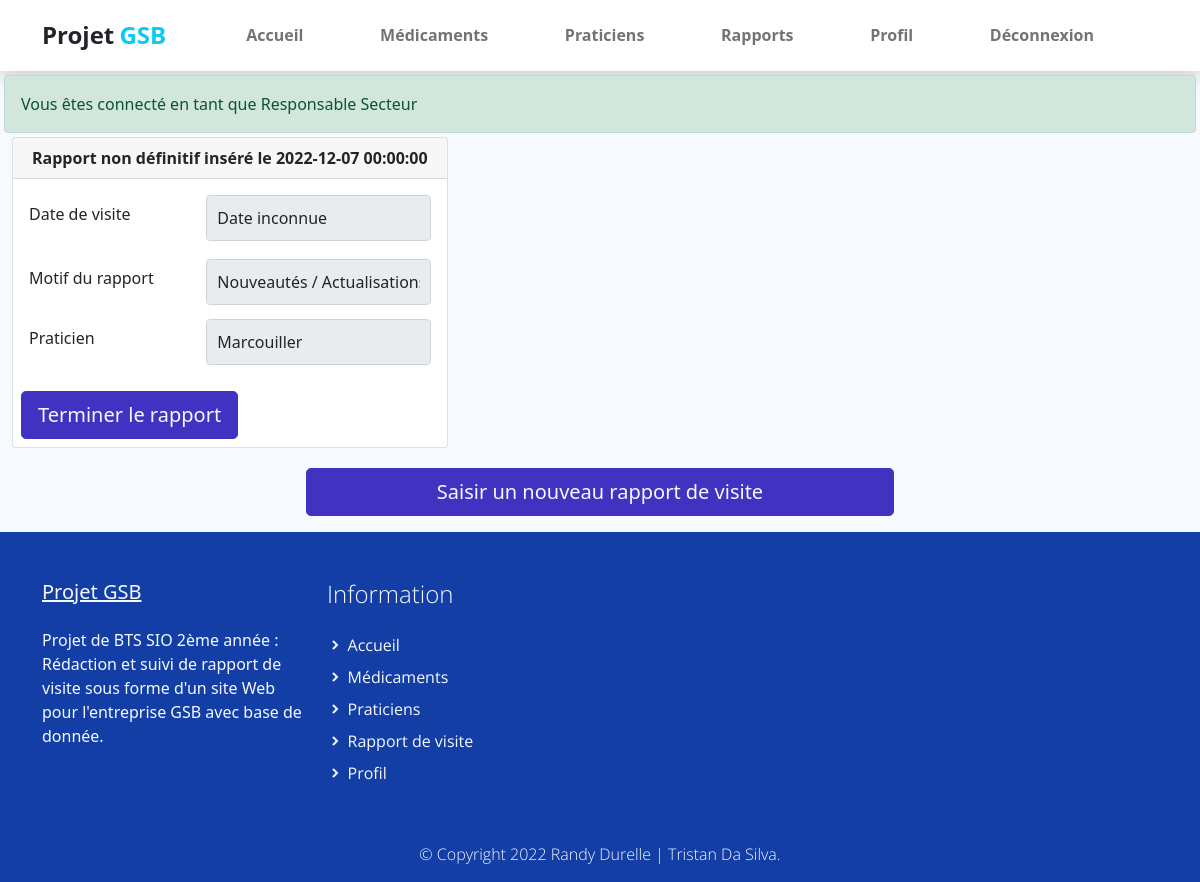
The app's page /index.php?uc=rapports&action=choisirRappNDF (signed in), older data.
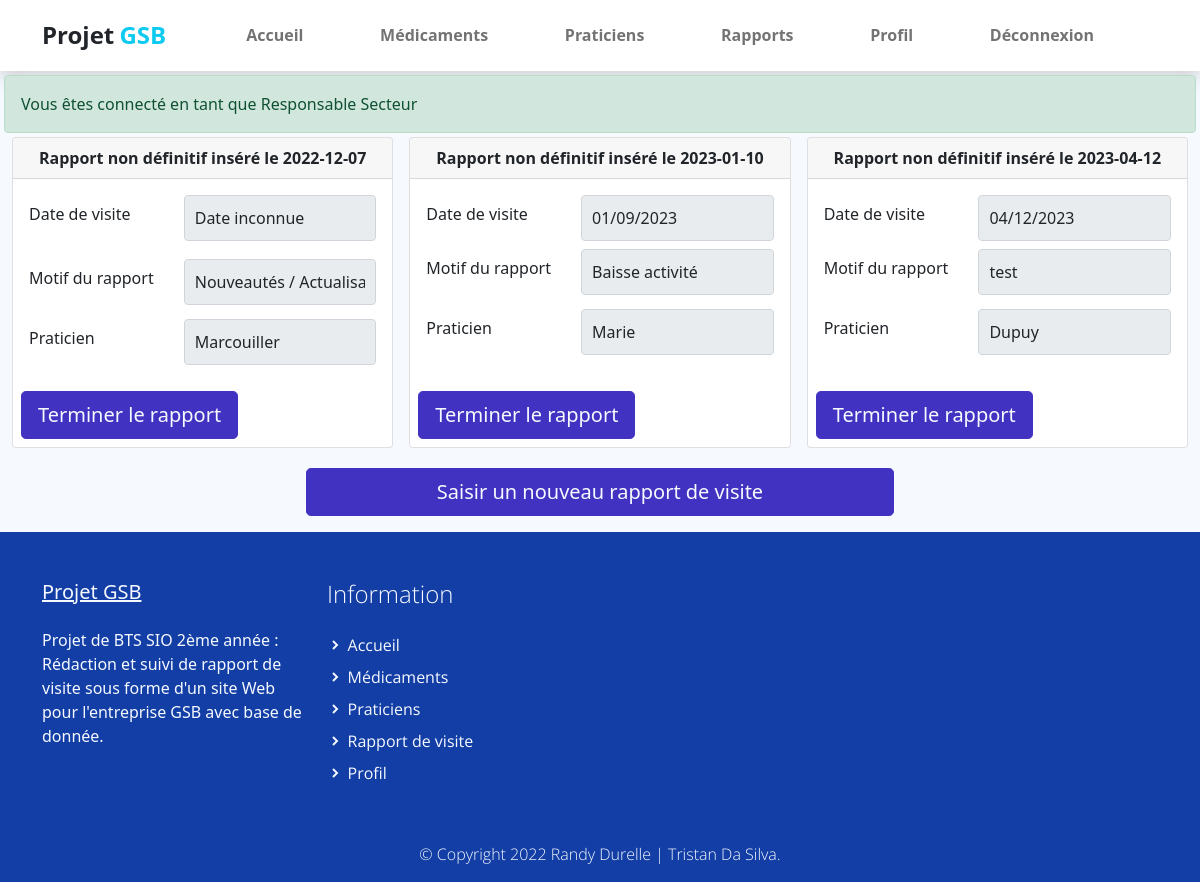
The same page, newer data.
### tables this page shows
CREATE TABLE IF NOT EXISTS `rapport_visite` (
  `COL_MATRICULE` varchar(10) NOT NULL,
  `RAP_NUM` int(11) NOT NULL,
  `PRA_NUM` int(11) NOT NULL,
  `RAP_DATEVISITE` date DEFAULT NULL,
  `RAP_BILAN` varchar(255) DEFAULT NULL,
  `RAP_MOTIFAUTRE` varchar(255) DEFAULT NULL,
  `RAP_DATESAISIE` date NOT NULL,
  `MOT_ID` int(11) NOT NULL,
  `PRA_NUM_REMP` int(11) DEFAULT NULL,
  `MED_DEPOTLEGAL_1` varchar(10) DEFAULT NULL,
  `MED_DEPOTLEGAL_2` varchar(10) DEFAULT NULL,
  `STATUS` char(1) NOT NULL,
  PRIMARY KEY (`COL_MATRICULE`,`RAP_NUM`),
  KEY `PRA_NUM` (`PRA_NUM`),
  KEY `COL_MATRICULE` (`COL_MATRICULE`),
  KEY `FK_rapport_visite_praticien_remp` (`PRA_NUM_REMP`),
  KEY `FK_rapport_visite_medicament` (`MED_DEPOTLEGAL_1`),
  KEY `FK_rapport_visite_medicament2` (`MED_DEPOTLEGAL_2`),
  KEY `FK_rapport_visite_motif` (`MOT_ID`)
);

CREATE TABLE IF NOT EXISTS `motifs` (
  `MOT_ID` int(11) NOT NULL AUTO_INCREMENT,
  `MOT_LIBELLE` varchar(255) NOT NULL,
  PRIMARY KEY (`MOT_ID`)
);

CREATE TABLE IF NOT EXISTS `praticien` (
  `PRA_NUM` int(11) NOT NULL,
  `PRA_NOM` varchar(25) DEFAULT NULL,
  `PRA_PRENOM` varchar(30) DEFAULT NULL,
  `PRA_ADRESSE` varchar(50) DEFAULT NULL,
  `PRA_CP` varchar(5) DEFAULT NULL,
  `PRA_VILLE` varchar(25) DEFAULT NULL,
  `PRA_COEFNOTORIETE` float DEFAULT NULL,
  `TYP_CODE` varchar(3) NOT NULL,
  `PRA_COEFFCONFIANCE` float NOT NULL DEFAULT 0,
  `PRA_COEFPRESCRIPTION` float NOT NULL DEFAULT 0,
  PRIMARY KEY (`PRA_NUM`),
  KEY `TYP_CODE` (`TYP_CODE`)
);

### modele/rapport.modele.inc.php (called while the page is built, shortened)
<?php
function getRapportsVisitesNDF(string $matricule){
    try{
        $monPdo=connexionPDO();
        $ch='SELECT RAP_NUM, p.PRA_NOM, RAP_DATEVISITE, RAP_BILAN, RAP_MOTIFAUTRE, RAP_DATESAISIE, m.MOT_LIBELLE, med1.MED_NOMCOMMERCIAL as medicament1, med2.MED_NOMCOMMERCIAL as medicament2 FROM rapport_visite r
        INNER JOIN praticien p
        ON r.PRA_NUM=p.PRA_NUM
        INNER JOIN motifs m
        ON r.MOT_ID = m.MOT_ID
        LEFT JOIN medicament med1
        ON r.MED_DEPOTLEGAL_1 = med1.MED_DEPOTLEGAL
        LEFT JOIN medicament med2
        ON r.MED_DEPOTLEGAL_2 = med2.MED_DEPOTLEGAL
        WHERE COL_MATRICULE = :matricule AND STATUS = :carac';
        $req=$monPdo->prepare($ch);
        $req->bindValue(':matricule',$matricule,PDO::PARAM_STR);
        $req->bindValue(':carac',"A",PDO::PARAM_STR_CHAR);
        $req->execute();
        $res=$req->fetchAll(PDO::FETCH_ASSOC);
        return $res;
    }
    catch (PDOException $e){
        print "Erreur !: " . $e->getMessage();
        die();
    }
}
?>

### vues/v_choisirRappNonDef.php (the view)
<div class="container-fluid">
    <div class="d-flex flex-row gap-3">
        <?php
        foreach ($rapports as $rapport) {
        ?>
        <div class="card mb-1">
            <div class="card-header text-center fw-bold">
                Rapport non définitif inséré le <?= $rapport['RAP_DATESAISIE'] ?>
            </div>
            <div class="card-body">
                <div class="mb-2 row">
                    <label for="dateVisite" class="col-sm-5 col-form-label">Date de visite</label>
                    <div class="col-sm-7">
                        <?php
                        if (is_null($rapport['RAP_DATEVISITE'])) {
                        ?>
                            <input type="text" class="form-control" id="dateVisite" value="Date inconnue" readonly>
                            <?php
                        } else {
                        ?>
                            <input type="date" class="form-control" id="dateVisite" value="<?= $rapport['RAP_DATEVISITE'] ?>" readonly>
                        <?php } ?>
                    </div>
                </div>
                <div class="mb-1 row">
                    <label for="motif" class="col-sm-5 col-form-label">Motif du rapport</label>
                    <div class="col-sm-7">
                        <?php
                        if ($rapport['MOT_LIBELLE'] == "Autre") {
                        ?>
                            <input type="text"class="form-control" id="motif" value="<?= $rapport['RAP_MOTIFAUTRE'] ?>" readonly>
                        <?php
                        } else {
                        ?>
                            <input type="text"class="form-control" id="motif" value="<?= $rapport['MOT_LIBELLE'] ?>" readonly>
                        <?php } ?>
                    </div>
                </div>
                <div class="row">
                    <label for="praticien" class="col-sm-5 col-form-label">Praticien</label>
                    <div class="col-sm-7">
                        <input type="text" class="form-control" id="praticien" value="<?= $rapport['PRA_NOM'] ?>" readonly>
                    </div>
                </div>
            </div>
            <div class="mx-2 mb-2 align-items-center">
                <a href="index.php?uc=rapports&action=terminerRapport&idR=<?= $rapport['RAP_NUM'] ?>" type="button" class="btn btn-primary btn-lg">
                    Terminer le rapport
                </a>
            </div>
        </div>
        <?php
        }
        ?>
    </div>
    <div>
        <div class="d-grid my-3 col-6 mx-auto">
            <a href="index.php?uc=rapports&action=saisirRapp" type="button" class="btn btn-primary btn-lg">
                Saisir un nouveau rapport de visite
            </a>
        </div>
    </div>
</div>

Row changes from the older to the newer data that the page shows:
changed rapport_visite "Nouveautés / Actualisations": RAP_DATESAISIE "2022-12-07 00:00:00" → "2022-12-07"
added rapport_visite: RAP_DATESAISIE "2023-01-10", RAP_DATEVISITE "01/09/2023", RAP_MOTIFAUTRE "Baisse activité", PRA_NUM.PRA_NOM "Marie"
added rapport_visite: RAP_DATESAISIE "2023-04-12", RAP_DATEVISITE "04/12/2023", RAP_MOTIFAUTRE "test", PRA_NUM.PRA_NOM "Dupuy"
